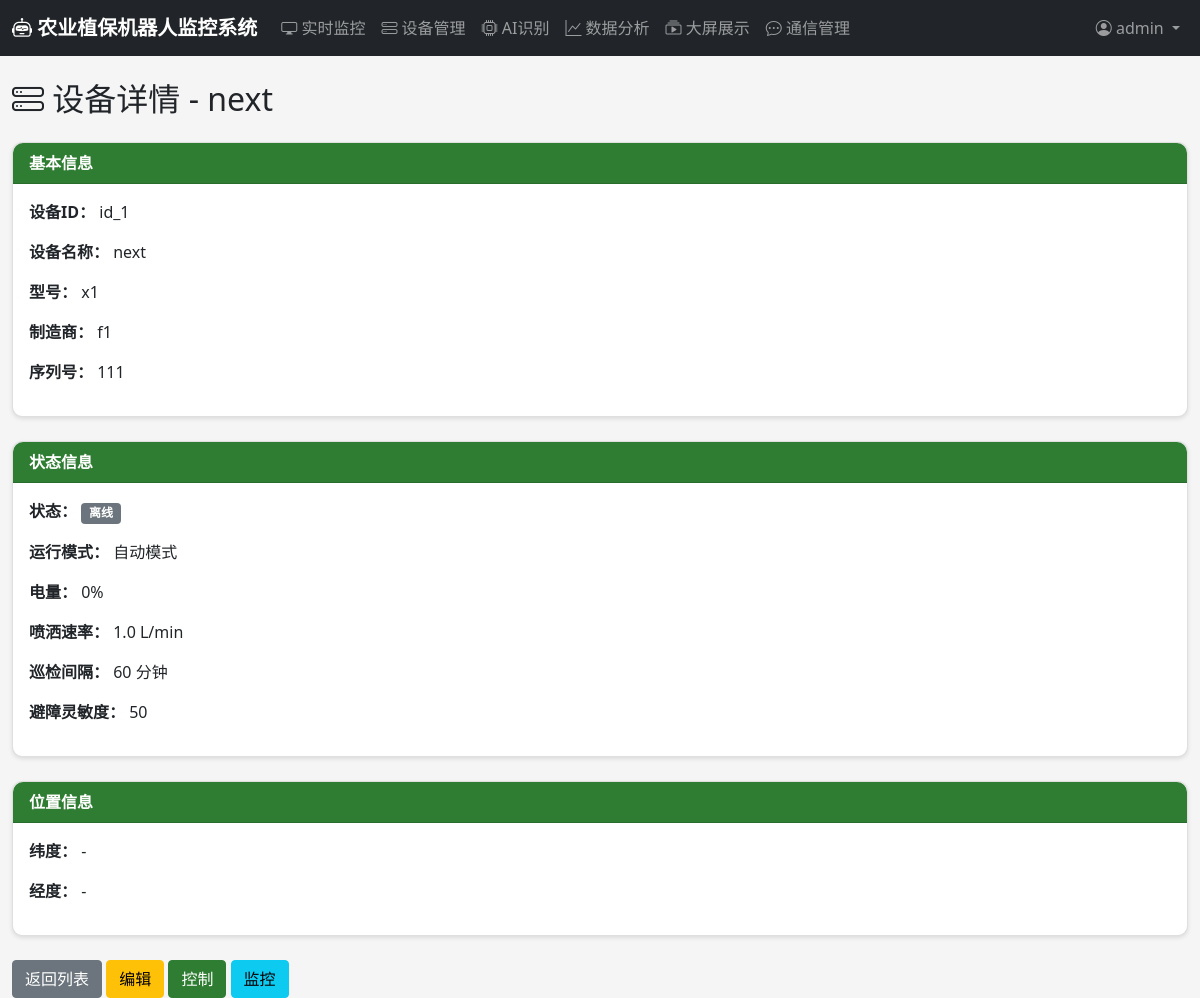
Screenshot of /devices/1/ (signed in) with the database file from the repository.
### users/models.py (models this page shows, shortened)
class User(AbstractUser):
    ROLE_CHOICES = [
        ('admin', '管理员'),
        ('operator', '操作员'),
        ('viewer', '查看者'),
    ]
    role = models.CharField(max_length=20, choices=ROLE_CHOICES, default='viewer', verbose_name='角色')
    phone = models.CharField(max_length=20, blank=True, verbose_name='手机号')
    avatar = models.ImageField(upload_to='avatars/', blank=True, verbose_name='头像')
    created_at = models.DateTimeField(auto_now_add=True, verbose_name='创建时间')
    last_login_ip = models.GenericIPAddressField(blank=True, null=True, verbose_name='最后登录IP')
    class Meta:
        verbose_name = '用户'
        verbose_name_plural = '用户'

### devices/models.py (models this page shows, shortened)
class RobotDevice(models.Model):
    STATUS_CHOICES = [
        ('online', '在线'),
        ('offline', '离线'),
        ('working', '工作中'),
        ('charging', '充电中'),
        ('error', '故障'),
    ]
    RUN_MODE_CHOICES = [
        ('auto', '自动模式'),
        ('manual', '手动模式'),
        ('scheduled', '定时任务模式'),
    ]
    device_id = models.CharField(max_length=100, unique=True, verbose_name='设备唯一标识')
    name = models.CharField(max_length=100, verbose_name='设备名称')
    model = models.CharField(max_length=100, blank=True, verbose_name='型号')
    manufacturer = models.CharField(max_length=100, blank=True, verbose_name='制造商')
    serial_number = models.CharField(max_length=100, blank=True, verbose_name='序列号')
    status = models.CharField(max_length=20, choices=STATUS_CHOICES, default='offline', verbose_name='状态')
    run_mode = models.CharField(max_length=20, choices=RUN_MODE_CHOICES, default='auto', verbose_name='运行模式')
    battery_level = models.IntegerField(default=0, verbose_name='电量百分比')
    location_lat = models.DecimalField(max_digits=10, decimal_places=6, null=True, blank=True, verbose_name='纬度')
    location_lng = models.DecimalField(max_digits=10, decimal_places=6, null=True, blank=True, verbose_name='经度')
    spray_rate = models.FloatField(default=1.0, verbose_name='喷洒速率(L/min)')
    patrol_interval = models.IntegerField(default=60, verbose_name='巡检间隔(分钟)')
    obstacle_avoidance_sensitivity = models.IntegerField(default=50, verbose_name='避障灵敏度')
    last_heartbeat = models.DateTimeField(null=True, blank=True, verbose_name='最后心跳时间')
    registered_at = models.DateTimeField(auto_now_add=True, verbose_name='注册时间')
    owner = models.ForeignKey(settings.AUTH_USER_MODEL, on_delete=models.CASCADE, related_name='owned_devices', verbose_name='所有者')
    class Meta:
        verbose_name = '机器人设备'
        verbose_name_plural = '机器人设备'
        ordering = ['-registered_at']

### devices/views.py (the view)
# urls.py: path('<int:device_id>/', views.device_detail, name='device_detail'),
@login_required
def device_detail(request, device_id):
    device = get_object_or_404(RobotDevice, id=device_id)
    operation_logs = device.operation_logs.all()[:20]
    return render(request, 'devices/device_detail.html', {
        'device': device,
        'operation_logs': operation_logs
    })

### templates/devices/device_detail.html (shortened to what this page needs)
{% extends 'base.html' %}
{% block content %}
<h2 class="mb-4"><i class="bi bi-hdd-stack"></i> 设备详情 - {{ device.name }}</h2>
<div class="card">
    <div class="card-header">基本信息</div>
    <div class="card-body">
        <p><strong>设备ID：</strong> {{ device.device_id }}</p>
        <p><strong>设备名称：</strong> {{ device.name }}</p>
        <p><strong>型号：</strong> {{ device.model|default:"-" }}</p>
        <p><strong>制造商：</strong> {{ device.manufacturer|default:"-" }}</p>
        <p><strong>序列号：</strong> {{ device.serial_number|default:"-" }}</p>
    </div>
</div>
<div class="card mt-4">
    <div class="card-header">状态信息</div>
    <div class="card-body">
        <p><strong>状态：</strong>
            <span class="badge bg-{% if device.status == 'online' %}success{% elif device.status == 'working' %}primary{% else %}secondary{% endif %}">
                {{ device.get_status_display }}
            </span>
        </p>
        <p><strong>运行模式：</strong> {{ device.get_run_mode_display }}</p>
        <p><strong>电量：</strong> {{ device.battery_level }}%</p>
        <p><strong>喷洒速率：</strong> {{ device.spray_rate }} L/min</p>
        <p><strong>巡检间隔：</strong> {{ device.patrol_interval }} 分钟</p>
        <p><strong>避障灵敏度：</strong> {{ device.obstacle_avoidance_sensitivity }}</p>
    </div>
</div>
<div class="card mt-4">
    <div class="card-header">位置信息</div>
    <div class="card-body">
        <p><strong>纬度：</strong> {{ device.location_lat|default:"-" }}</p>
        <p><strong>经度：</strong> {{ device.location_lng|default:"-" }}</p>
    </div>
</div>
<div class="mt-4">
    <a href="{% url 'devices:device_list' %}" class="btn btn-secondary">返回列表</a>
    <a href="{% url 'devices:device_edit' device.id %}" class="btn btn-warning">编辑</a>
    <a href="{% url 'control:control_panel' device.id %}" class="btn btn-primary">控制</a>
    <a href="{% url 'monitoring:device_monitoring' device.id %}" class="btn btn-info">监控</a>
</div>
{% endblock %}

### templates/base.html (shortened to what this page needs)
{% load static %}
<!DOCTYPE html>
<html lang="zh-CN">
<head>
    <link href="https://cdn.jsdelivr.net/npm/bootstrap@5.1.3/dist/css/bootstrap.min.css" rel="stylesheet">
    <link rel="stylesheet" href="https://cdn.jsdelivr.net/npm/bootstrap-icons@1.8.1/font/bootstrap-icons.css">
    <link rel="stylesheet" href="{% static 'css/style.css' %}">
</head>
<body>
    {% if user.is_authenticated %}
    <nav class="navbar navbar-expand-lg navbar-dark bg-dark">
        <div class="container-fluid">
            <a class="navbar-brand" href="/dashboard/">
                <i class="bi bi-robot"></i> 农业植保机器人监控系统
            </a>
            <div class="collapse navbar-collapse" id="navbarNav">
                <ul class="navbar-nav me-auto">
                    <li class="nav-item">
                        <a class="nav-link" href="{% url 'monitoring:monitoring_dashboard' %}">
                            <i class="bi bi-display"></i> 实时监控
                        </a>
                    </li>
                    <li class="nav-item">
                        <a class="nav-link" href="{% url 'devices:device_list' %}">
                            <i class="bi bi-hdd-stack"></i> 设备管理
                        </a>
                    </li>
                    <li class="nav-item">
                        <a class="nav-link" href="{% url 'ai_recognition:recognition_dashboard' %}">
                            <i class="bi bi-cpu"></i> AI识别
                        </a>
                    </li>
                    <li class="nav-item">
                        <a class="nav-link" href="{% url 'data_analysis:data_dashboard' %}">
                            <i class="bi bi-graph-up"></i> 数据分析
                        </a>
                    </li>
                    <li class="nav-item">
                        <a class="nav-link" href="{% url 'data_analysis:big_screen' %}">
                            <i class="bi bi-collection-play"></i> 大屏展示
                        </a>
                    </li>
                    <li class="nav-item">
                        <a class="nav-link" href="{% url 'communication:connection_list' %}">
                            <i class="bi bi-chat-dots"></i> 通信管理
                        </a>
                    </li>
                </ul>
                <ul class="navbar-nav">
                    <li class="nav-item dropdown">
                        <a class="nav-link dropdown-toggle" href="#" id="userDropdown" data-bs-toggle="dropdown">
                            <i class="bi bi-person-circle"></i> {{ user.username }}
                        </a>
                    </li>
                </ul>
            </div>
        </div>
    </nav>
    {% endif %}
    <div class="container-fluid mt-4">
        {% block content %}{% endblock %}
    </div>
</body>
</html>

### static/css/style.css (style rules this page uses)
:root { --primary-color: #2e7d32; --secondary-color: #4caf50; --dark-bg: #1b5e20; --light-bg: #e8f5e9; }
body { font-family: 'Segoe UI', Tahoma, Geneva, Verdana, sans-serif; background-color: #f5f5f5; }
.navbar-brand { font-weight: bold; }
.card { border-radius: 10px; box-shadow: 0 2px 4px rgba(0,0,0,0.1); margin-bottom: 20px; }
.card-header { background-color: var(--primary-color); color: white; font-weight: bold; border-radius: 10px 10px 0 0 !important; }
.btn-primary { background-color: var(--primary-color); border-color: var(--primary-color); }

### rows the page displays
User: username "admin"
RobotDevice: name "next", device_id "id_1", model "x1", manufacturer "f1", serial_number "111", status "离线", run_mode "自动模式", battery_level "0", spray_rate "1.0", patrol_interval "60", obstacle_avoidance_sensitivity "50", location_lat "-", location_lng "-"
